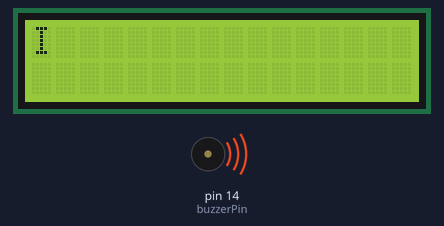
Recording of a sketch running on a simulated Arduino Uno, built for the host (arithmetic inside an expression is 32-bit, double 64-bit). Parts: 16×2 character LCD, buzzer (waves = sounding).

Above: at 0.32 s.
At 18.4 s:
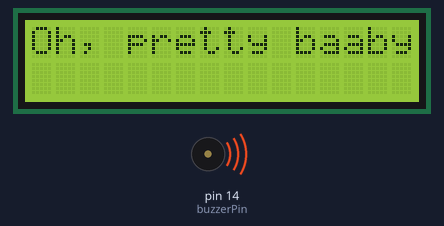
At 31.1 s:
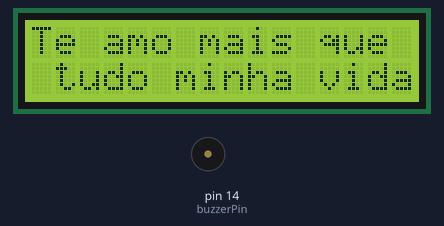
At 35.2 s:
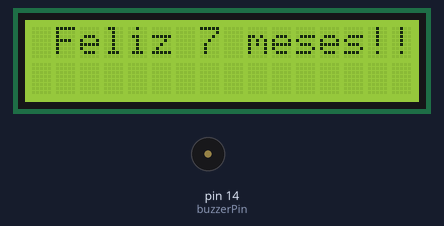
Timing chart, 0 to 36.7 s (numbered marks = the images above):
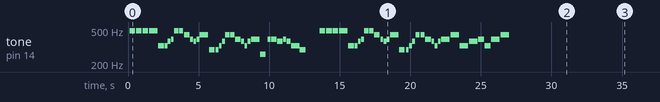

Measured:
- by itself, tone on pin 14 (buzzerPin): plays 493 Hz for 0.40 s, 493 Hz for 0.40 s, 493 Hz for 0.40 s, 493 Hz for 0.60 s, 329 Hz for 0.40 s, 329 Hz for 0.20 s … (67 notes in this stretch)
- what the display in image 1 shows lasts 1.8 s, from 17.9 s to 19.7 s
- what the display in image 2 shows lasts 4.0 s, from 31.1 s to 35.1 s

The sketch:

teste.ino
```cpp
#include <Wire.h>
#include <LiquidCrystal_I2C.h>

LiquidCrystal_I2C lcd = LiquidCrystal_I2C(0x27, 16,2);


// Definindo o pino do buzzer
int buzzerPin = 14;
int duração = 300;
int espera = 50;
void setup() {
lcd.begin(16,2);
lcd.init();
lcd.backlight();

  pinMode(buzzerPin, OUTPUT);


lcd.setCursor(0, 0);
lcd.print("I");
B4(duração+100);
lcd.clear();
delay(espera);


lcd.setCursor(0, 0);
lcd.print("LOVE");
B4(duração+100);
lcd.clear();
delay(espera);


lcd.setCursor(0, 0);
lcd.print("YOU");
B4(duração + 100);
lcd.clear();
delay(espera);

lcd.setCursor(0, 0);
lcd.print("BAAAABY");
B4(duração+300);
delay(espera);
E4(duração+100);
lcd.clear();
delay(espera - 25);
// Espaço
lcd.setCursor(0, 0);
lcd.print("And if it's quite ");
lcd.setCursor(0, 1);
lcd.print("alright ");
E4(duração - 100);
delay(espera - 25);
Gb4(duração- 100);
delay(espera- 25);
G4(duração - 100);
delay(espera - 25);
B4(duração);
delay(espera);
B4(duração);
delay(espera);
A4(duração + 100);
delay(espera - 25);
lcd.clear();
// Espaço
lcd.setCursor(0, 0);
lcd.print("I need you, baby");
G4(duração-100);
delay(espera - 25);
Gb4(duração-100);
delay(espera -25);
G4(duração-100);
delay(espera -25);
A4(duração+300);
delay(espera);
d4(duração+100);
delay(espera);
lcd.clear();

// Espaço
lcd.setCursor(0, 0);
lcd.print("To warm the");
lcd.setCursor(0, 1);
lcd.print("Lonely night");
d4(duração - 100);
delay(espera - 25);
E4(duração - 100);
delay(espera - 25);
Gb4(duração - 100);
delay(espera-25);
A4(duração);
delay(espera);
A4(duração);
delay(espera);
G4(duração+100);
lcd.clear();

lcd.setCursor(0, 0);
lcd.print("I LOVE YOU");
delay(espera-25);
Gb4(duração-100);
delay(espera-25);
E4(duração-100);
delay(espera-25);
Gb4(duração-100);
delay(espera-25);
lcd.clear();

lcd.setCursor(0, 0);
lcd.print("BAAAABY S2");
G4(duração+300);
delay(espera);
C4(duração+100);
lcd.clear();

lcd.setCursor(0, 0);
lcd.print("Trust in me");
lcd.setCursor(0, 1);
lcd.print("when i saaaayyy!!!!!!!!");
delay(espera+50);
G4(duração-100);
delay(espera-25);
G4(duração+100);
delay(espera-25);
Gb4(duração+100);
delay(espera);
G4(duração-100);
delay(espera-25);
Gb4(duração);
delay(espera-25);
E4(duração+300);
delay(espera-25);
d4(duração+100);
lcd.clear();

delay(1000);

lcd.setCursor(0, 0);
lcd.print("OHH");
B4(duração+100);
lcd.clear();
delay(espera);


lcd.setCursor(0, 0);
lcd.print("PREEETTYYY");
B4(duração+100);
lcd.clear();
delay(espera);


lcd.setCursor(0, 0);
lcd.print("BAAA");
B4(duração + 100);
lcd.clear();
delay(espera);

lcd.setCursor(0, 0);
lcd.print("BYYYY");
B4(duração+300);
delay(espera);
E4(duração+100);
lcd.clear();
delay(espera - 25);
// Espaço
lcd.setCursor(0, 0);
lcd.print("Dont bring me");
lcd.setCursor(0, 1);
lcd.print("down, i pray. ");
E4(duração - 100);
delay(espera - 25);
Gb4(duração- 100);
delay(espera- 25);
G4(duração - 100);
delay(espera - 25);
B4(duração);
delay(espera);
B4(duração);
delay(espera);
A4(duração + 100);
delay(espera - 25);
lcd.clear();
// Espaço
lcd.setCursor(0, 0);
lcd.print("Oh, pretty baaby.");
G4(duração-100);
delay(espera - 25);
Gb4(duração-100);
delay(espera -25);
G4(duração-100);
delay(espera -25);
A4(duração+300);
delay(espera);
d4(duração+100);
delay(espera);
lcd.clear();

// Espaço
lcd.setCursor(0, 0);
lcd.print("Now, that i´ve foundo");
lcd.setCursor(0, 1);
lcd.print("you, stay.");
d4(duração - 100);
delay(espera - 25);
E4(duração - 100);
delay(espera - 25);
Gb4(duração - 100);
delay(espera-25);
A4(duração);
delay(espera);
A4(duração);
delay(espera);
G4(duração+100);
lcd.clear();

lcd.setCursor(0, 0);
lcd.print("AND LET ME");
delay(espera-25);
Gb4(duração-100);
delay(espera-25);
E4(duração-100);
delay(espera-25);
Gb4(duração-100);
delay(espera-25);
lcd.clear();

lcd.setCursor(0, 0);
lcd.print("LOOOVE");
G4(duração+300);
lcd.clear();

delay(espera);
lcd.setCursor(0, 0);
lcd.print("YOOU");
A4(duração+300);
lcd.clear();
delay(espera);

lcd.setCursor(0, 0);
lcd.print("BAAA");
E4(duração+300);
lcd.clear();
delay(espera);

lcd.setCursor(0, 0);
lcd.print("BYYYY");
Gb4(duração+300);
lcd.clear();
delay(espera);

lcd.setCursor(1, 0);
lcd.print("LEET");
G4(duração + 100);
lcd.clear();
delay(espera);

lcd.setCursor(1, 0);
lcd.print("MEEEEE");
E4(duração+100);
lcd.clear();
delay(espera);

lcd.setCursor(1, 0);
lcd.print("LOOOOOVE");
G4(duração+300);
lcd.clear();
delay(espera);

lcd.setCursor(1, 0);
lcd.print("YOOOUUUUUUUUU!!");
A4(duração+300);
delay(espera);
lcd.clear();

delay(4000);


lcd.setCursor(0,0);
lcd.print("Te amo mais que");
lcd.setCursor(0,1);
lcd.print(" tudo minha vida");
delay(4000);
lcd.clear();

lcd.setCursor(1,0);
lcd.print("Feliz 7 meses!!!");
delay(4000);
lcd.clear();

lcd.setCursor(1,0);
lcd.print("Desculpa pelo ");
lcd.setCursor(1,1);
lcd.print("atraso :( ");

delay(4000);
lcd.clear();


}

void loop() {

}


// Função para tocar a nota B4 no buzzer
void B4(int duration) {
  tone(buzzerPin, 493.88);
  delay(duration); // Tocando a nota pela duração especificada
  noTone(buzzerPin); // Desligando o som

}

// Função para tocar a nota E4 no buzzer
void E4(int duration) {
  tone(buzzerPin, 329.63);
  delay(duration); // Tocando a nota pela duração especificada
  noTone(buzzerPin); // Desligando o som

}

// Função para tocar a nota Gb4 (ou G#4) no buzzer
void Gb4(int duration) {
  tone(buzzerPin, 369.99); // Ou 332.23 para G#4
  delay(duration); // Tocando a nota pela duração especificada
  noTone(buzzerPin); // Desligando o som

}

// Função para tocar a nota G4 no buzzer
void G4(int duration) {
  tone(buzzerPin, 392.00);
  delay(duration); // Tocando a nota pela duração especificada
  noTone(buzzerPin); // Desligando o som

}

// Função para tocar a nota A4 no buzzer
void A4(int duration) {
  tone(buzzerPin, 440.00);
  delay(duration); // Tocando a nota pela duração especificada
  noTone(buzzerPin); // Desligando o som

}

// Função para tocar a nota d4 no buzzer
void d4(int duration) {
  tone(buzzerPin, 293.66);
  delay(duration); // Tocando a nota pela duração especificada
  noTone(buzzerPin); // Desligando o som

}

// Função para tocar a nota C4 no buzzer
void C4(int duration) {
  tone(buzzerPin, 261.63);
  delay(duration); // Tocando a nota pela duração especificada
  noTone(buzzerPin); // Desligando o som

}
```
